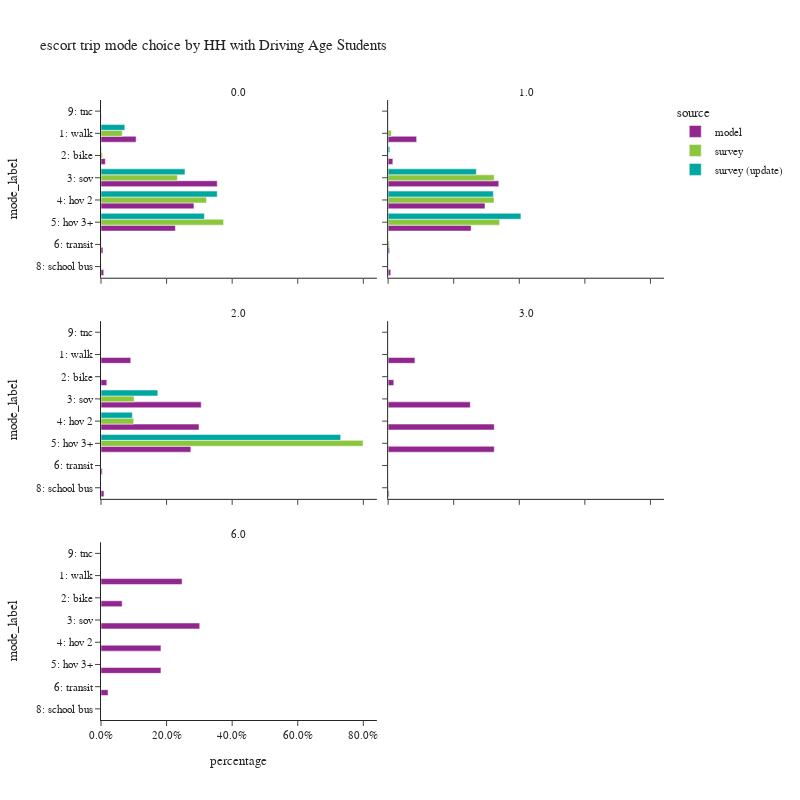

Notebook code cell kept with this figure:
### Code cell
plot_mode_choice(es_trip,
                 "hhhsc",
                 {
                  "mode_label":["1: walk","2: bike","3: sov","4: hov 2","5: hov 3+","6: transit",
                                   "8: school bus","9: other–survey only"]},
                 "HH with Driving Age Students",2,800)

### Figure 1 — Plotly figure (JSON) as saved in the notebook; plotly's stock layout.template omitted (floating-point values rounded to 4 significant figures)
{"data": [{"alignmentgroup": "True", "customdata": [[156488], [19296], [517988], [414192], [331490], [8738], [12153], [965]], "hovertemplate": "source=model<br>hhhsc=0.0<br>percentage=%{x}<br>mode_label=%{y}<br>sample count=%{customdata[0]}<extra></extra>", "legendgroup": "model", "marker": {"color": "#91268F", "pattern": {"shape": ""}}, "name": "model", "offsetgroup": "model", "orientation": "h", "showlegend": true, "textposition": "auto", "type": "bar", "x": [0.1071, 0.0132, 0.3545, 0.2834, 0.2268, 0.00598, 0.008317, 0.0006604], "xaxis": "x5", "y": ["1: walk", "2: bike", "3: sov", "4: hov 2", "5: hov 3+", "6: transit", "8: school bus", "9: tnc"], "yaxis": "y5"}, {"alignmentgroup": "True", "customdata": [[21272], [3518], [82553], [72261], [61911], [1094], [1951], [69]], "hovertemplate": "source=model<br>hhhsc=1.0<br>percentage=%{x}<br>mode_label=%{y}<br>sample count=%{customdata[0]}<extra></extra>", "legendgroup": "model", "marker": {"color": "#91268F", "pattern": {"shape": ""}}, "name": "model", "offsetgroup": "model", "orientation": "h", "showlegend": false, "textposition": "auto", "type": "bar", "x": [0.08696, 0.01438, 0.3375, 0.2954, 0.2531, 0.004472, 0.007975, 0.0002821], "xaxis": "x6", "y": ["1: walk", "2: bike", "3: sov", "4: hov 2", "5: hov 3+", "6: transit", "8: school bus", "9: tnc"], "yaxis": "y6"}, {"alignmentgroup": "True", "customdata": [[3577], [698], [12048], [11783], [10798], [148], [356], [6]], "hovertemplate": "source=model<br>hhhsc=2.0<br>percentage=%{x}<br>mode_label=%{y}<br>sample count=%{customdata[0]}<extra></extra>", "legendgroup": "model", "marker": {"color": "#91268F", "pattern": {"shape": ""}}, "name": "model", "offsetgroup": "model", "orientation": "h", "showlegend": false, "textposition": "auto", "type": "bar", "x": [0.09075, 0.01771, 0.3057, 0.299, 0.274, 0.003755, 0.009032, 0.0001522], "xaxis": "x3", "y": ["1: walk", "2: bike", "3: sov", "4: hov 2", "5: hov 3+", "6: transit", "8: school bus", "9: tnc"], "yaxis": "y3"}, {"alignmentgroup": "True", "customdata": [[104], [22], [319], [412], [412], [4]], "hovertemplate": "source=model<br>hhhsc=3.0<br>percentage=%{x}<br>mode_label=%{y}<br>sample count=%{customdata[0]}<extra></extra>", "legendgroup": "model", "marker": {"color": "#91268F", "pattern": {"shape": ""}}, "name": "model", "offsetgroup": "model", "orientation": "h", "showlegend": false, "textposition": "auto", "type": "bar", "x": [0.0817, 0.01728, 0.2506, 0.3236, 0.3236, 0.003142], "xaxis": "x4", "y": ["1: walk", "2: bike", "3: sov", "4: hov 2", "5: hov 3+", "8: school bus"], "yaxis": "y4"}, {"alignmentgroup": "True", "customdata": [[23], [6], [28], [17], [17], [2]], "hovertemplate": "source=model<br>hhhsc=6.0<br>percentage=%{x}<br>mode_label=%{y}<br>sample count=%{customdata[0]}<extra></extra>", "legendgroup": "model", "marker": {"color": "#91268F", "pattern": {"shape": ""}}, "name": "model", "offsetgroup": "model", "orientation": "h", "showlegend": false, "textposition": "auto", "type": "bar", "x": [0.2473, 0.06452, 0.3011, 0.1828, 0.1828, 0.02151], "xaxis": "x", "y": ["1: walk", "2: bike", "3: sov", "4: hov 2", "5: hov 3+", "6: transit"], "yaxis": "y"}, {"alignmentgroup": "True", "customdata": [[149], [32], [372], [501], [425], [7], [4]], "hovertemplate": "source=survey<br>hhhsc=0.0<br>percentage=%{x}<br>mode_label=%{y}<br>sample count=%{customdata[0]}<extra></extra>", "legendgroup": "survey", "marker": {"color": "#8CC63E", "pattern": {"shape": ""}}, "name": "survey", "offsetgroup": "survey", "orientation": "h", "showlegend": true, "textposition": "auto", "type": "bar", "x": [0.06466, 0.004672, 0.2331, 0.3217, 0.3738, 0.0008978, 0.001222], "xaxis": "x5", "y": ["1: walk", "2: bike", "3: sov", "4: hov 2", "5: hov 3+", "6: transit", "8: school bus"], "yaxis": "y5"}, {"alignmentgroup": "True", "customdata": [[2], [30], [42], [26], [1]], "hovertemplate": "source=survey<br>hhhsc=1.0<br>percentage=%{x}<br>mode_label=%{y}<br>sample count=%{customdata[0]}<extra></extra>", "legendgroup": "survey", "marker": {"color": "#8CC63E", "pattern": {"shape": ""}}, "name": "survey", "offsetgroup": "survey", "orientation": "h", "showlegend": false, "textposition": "auto", "type": "bar", "x": [0.009708, 0.3234, 0.3229, 0.3401, 0.003893], "xaxis": "x6", "y": ["1: walk", "3: sov", "4: hov 2", "5: hov 3+", "6: transit"], "yaxis": "y6"}, {"alignmentgroup": "True", "customdata": [[2], [2], [9]], "hovertemplate": "source=survey<br>hhhsc=2.0<br>percentage=%{x}<br>mode_label=%{y}<br>sample count=%{customdata[0]}<extra></extra>", "legendgroup": "survey", "marker": {"color": "#8CC63E", "pattern": {"shape": ""}}, "name": "survey", "offsetgroup": "survey", "orientation": "h", "showlegend": false, "textposition": "auto", "type": "bar", "x": [0.1009, 0.09983, 0.7993], "xaxis": "x3", "y": ["3: sov", "4: hov 2", "5: hov 3+"], "yaxis": "y3"}, {"alignmentgroup": "True", "customdata": [[137], [23], [328], [467], [382], [5]], "hovertemplate": "source=survey (update)<br>hhhsc=0.0<br>percentage=%{x}<br>mode_label=%{y}<br>sample count=%{customdata[0]}<extra></extra>", "legendgroup": "survey (update)", "marker": {"color": "#00A7A0", "pattern": {"shape": ""}}, "name": "survey (update)", "offsetgroup": "survey (update)", "orientation": "h", "showlegend": true, "textposition": "auto", "type": "bar", "x": [0.07255, 0.001247, 0.2561, 0.3545, 0.3153, 0.0003645], "xaxis": "x5", "y": ["1: walk", "2: bike", "3: sov", "4: hov 2", "5: hov 3+", "6: transit"], "yaxis": "y5"}, {"alignmentgroup": "True", "customdata": [[1], [1], [26], [41], [23]], "hovertemplate": "source=survey (update)<br>hhhsc=1.0<br>percentage=%{x}<br>mode_label=%{y}<br>sample count=%{customdata[0]}<extra></extra>", "legendgroup": "survey (update)", "marker": {"color": "#00A7A0", "pattern": {"shape": ""}}, "name": "survey (update)", "offsetgroup": "survey (update)", "orientation": "h", "showlegend": false, "textposition": "auto", "type": "bar", "x": [7.85e-05, 0.005077, 0.2689, 0.321, 0.405], "xaxis": "x6", "y": ["1: walk", "2: bike", "3: sov", "4: hov 2", "5: hov 3+"], "yaxis": "y6"}, {"alignmentgroup": "True", "customdata": [[4], [2], [8]], "hovertemplate": "source=survey (update)<br>hhhsc=2.0<br>percentage=%{x}<br>mode_label=%{y}<br>sample count=%{customdata[0]}<extra></extra>", "legendgroup": "survey (update)", "marker": {"color": "#00A7A0", "pattern": {"shape": ""}}, "name": "survey (update)", "offsetgroup": "survey (update)", "orientation": "h", "showlegend": false, "textposition": "auto", "type": "bar", "x": [0.1733, 0.09584, 0.7309], "xaxis": "x3", "y": ["3: sov", "4: hov 2", "5: hov 3+"], "yaxis": "y3"}], "layout": {"annotations": [{"font": {}, "showarrow": false, "text": "6.0", "x": 0.245, "xanchor": "center", "xref": "paper", "y": 0.2867, "yanchor": "bottom", "yref": "paper"}, {"font": {}, "showarrow": false, "text": "2.0", "x": 0.245, "xanchor": "center", "xref": "paper", "y": 0.6433, "yanchor": "bottom", "yref": "paper"}, {"font": {}, "showarrow": false, "text": "3.0", "x": 0.755, "xanchor": "center", "xref": "paper", "y": 0.6433, "yanchor": "bottom", "yref": "paper"}, {"font": {}, "showarrow": false, "text": "0.0", "x": 0.245, "xanchor": "center", "xref": "paper", "y": 1.0, "yanchor": "bottom", "yref": "paper"}, {"font": {}, "showarrow": false, "text": "1.0", "x": 0.755, "xanchor": "center", "xref": "paper", "y": 1.0, "yanchor": "bottom", "yref": "paper"}], "barmode": "group", "height": 800, "legend": {"title": {"text": "source"}, "tracegroupgap": 0}, "title": {"text": "escort trip mode choice by HH with Driving Age Students"}, "width": 800, "xaxis": {"anchor": "y", "domain": [0.0, 0.49], "tickformat": ".1%", "title": {"text": "percentage"}}, "xaxis2": {"anchor": "y2", "domain": [0.51, 1.0], "matches": "x", "tickformat": ".1%", "title": {"text": "percentage"}}, "xaxis3": {"anchor": "y3", "domain": [0.0, 0.49], "matches": "x", "showticklabels": false, "tickformat": ".1%"}, "xaxis4": {"anchor": "y4", "domain": [0.51, 1.0], "matches": "x", "showticklabels": false, "tickformat": ".1%"}, "xaxis5": {"anchor": "y5", "domain": [0.0, 0.49], "matches": "x", "showticklabels": false, "tickformat": ".1%"}, "xaxis6": {"anchor": "y6", "domain": [0.51, 1.0], "matches": "x", "showticklabels": false, "tickformat": ".1%"}, "yaxis": {"anchor": "x", "categoryarray": ["9: other–survey only", "8: school bus", "6: transit", "5: hov 3+", "4: hov 2", "3: sov", "2: bike", "1: walk"], "categoryorder": "array", "domain": [0.0, 0.2867], "title": {"text": "mode_label"}}, "yaxis2": {"anchor": "x2", "domain": [0.0, 0.2867], "matches": "y", "showticklabels": false}, "yaxis3": {"anchor": "x3", "categoryarray": ["9: other–survey only", "8: school bus", "6: transit", "5: hov 3+", "4: hov 2", "3: sov", "2: bike", "1: walk"], "categoryorder": "array", "domain": [0.3567, 0.6433], "matches": "y", "title": {"text": "mode_label"}}, "yaxis4": {"anchor": "x4", "domain": [0.3567, 0.6433], "matches": "y", "showticklabels": false}, "yaxis5": {"anchor": "x5", "categoryarray": ["9: other–survey only", "8: school bus", "6: transit", "5: hov 3+", "4: hov 2", "3: sov", "2: bike", "1: walk"], "categoryorder": "array", "domain": [0.7133, 1.0], "matches": "y", "title": {"text": "mode_label"}}, "yaxis6": {"anchor": "x6", "domain": [0.7133, 1.0], "matches": "y", "showticklabels": false}}}
